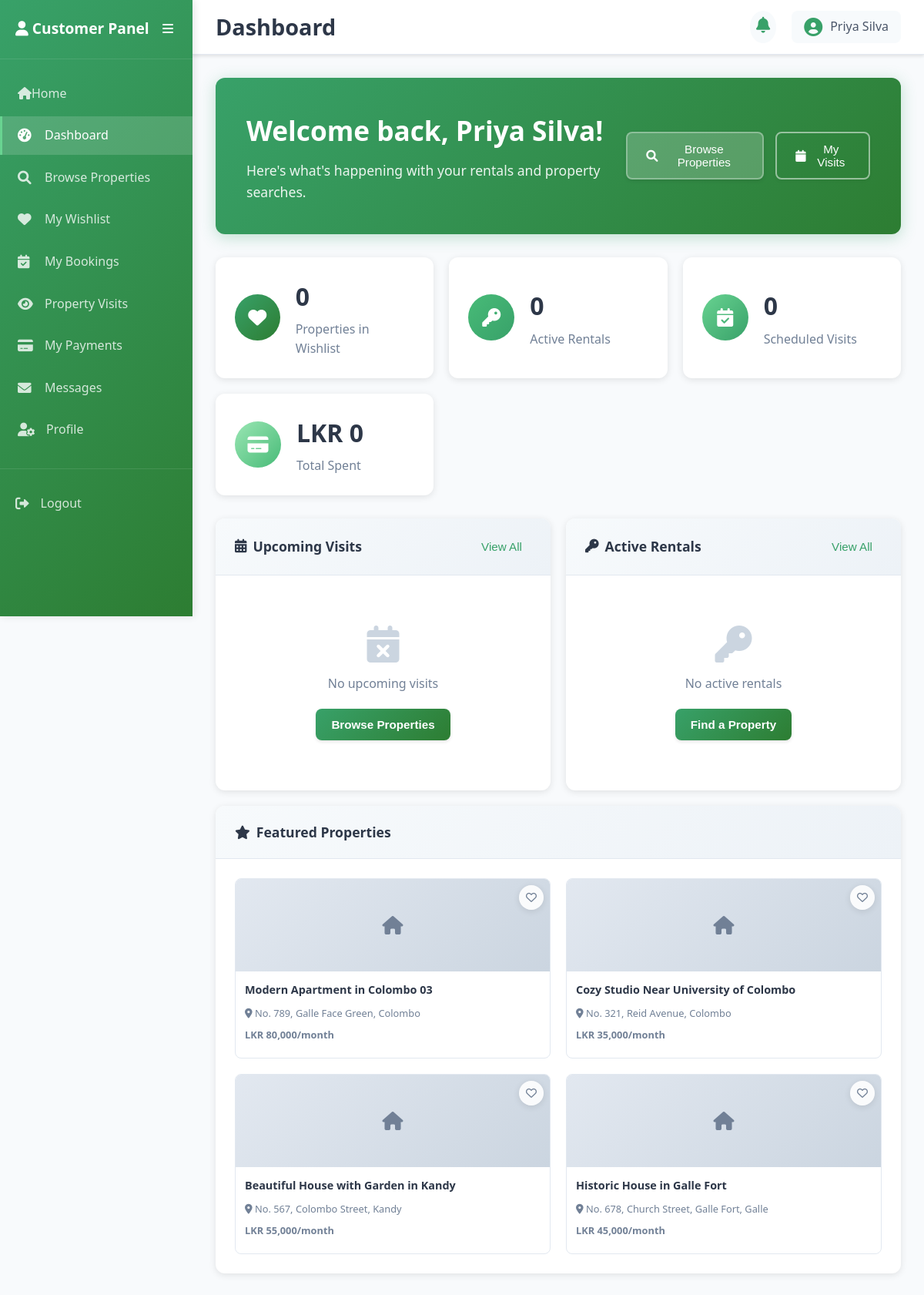
Screenshot of /customer/dashboard.php (signed in) with the database file from the repository.
### tables this page shows
CREATE TABLE users (
    id INT PRIMARY KEY AUTO_INCREMENT,
    full_name VARCHAR(255) NOT NULL,
    email VARCHAR(255) UNIQUE NOT NULL,
    phone VARCHAR(20) UNIQUE NOT NULL,
    password_hash VARCHAR(255) NOT NULL,
    user_type ENUM('admin', 'owner', 'customer') NOT NULL,
    is_phone_verified BOOLEAN DEFAULT FALSE,
    profile_image VARCHAR(255) DEFAULT NULL,
    address TEXT,
    city VARCHAR(100),
    state VARCHAR(100),
    zip_code VARCHAR(20),
    created_at TIMESTAMP DEFAULT CURRENT_TIMESTAMP,
    updated_at TIMESTAMP DEFAULT CURRENT_TIMESTAMP ON UPDATE CURRENT_TIMESTAMP,
    status ENUM('active', 'inactive', 'suspended') DEFAULT 'active',
    INDEX idx_users_email (email),
    INDEX idx_users_phone (phone),
    INDEX idx_users_type (user_type)
);

CREATE TABLE properties (
    id INT PRIMARY KEY AUTO_INCREMENT,
    owner_id INT NOT NULL,
    title VARCHAR(255) NOT NULL,
    description TEXT,
    property_type ENUM('apartment', 'house', 'villa', 'studio', 'commercial') NOT NULL,
    bedrooms INT NOT NULL DEFAULT 1,
    bathrooms INT NOT NULL DEFAULT 1,
    area_sqft INT,
    address TEXT NOT NULL,
    city VARCHAR(100) NOT NULL,
    state VARCHAR(100) NOT NULL,
    zip_code VARCHAR(20),
    rent_amount DECIMAL(10,2) NOT NULL,
    security_deposit DECIMAL(10,2) NOT NULL,
    images JSON,  
    amenities JSON,  
    status ENUM('pending', 'approved', 'rejected', 'rented') DEFAULT 'pending',
    is_available BOOLEAN DEFAULT TRUE,
    created_at TIMESTAMP DEFAULT CURRENT_TIMESTAMP,
    updated_at TIMESTAMP DEFAULT CURRENT_TIMESTAMP ON UPDATE CURRENT_TIMESTAMP,
    FOREIGN KEY (owner_id) REFERENCES users(id) ON DELETE CASCADE,
    INDEX idx_properties_city (city),
    INDEX idx_properties_status (status),
    INDEX idx_properties_owner (owner_id)
);

### customer/content/dashboard_home.php (the view, shortened to what this page needs)
<?php
require_once '../includes/config.php';
$customer_id = $_SESSION['customer_id'];
$customerQuery = "SELECT * FROM users WHERE id = ? AND user_type = 'customer'";
$customerStmt = $pdo->prepare($customerQuery);
$customerStmt->execute([$customer_id]);
$customer = $customerStmt->fetch();
$upcomingVisitsQuery = "SELECT v.*, p.title as property_title, CONCAT(p.address, ', ', p.city) as location, p.images
                        FROM property_visits v
                        JOIN properties p ON v.property_id = p.id
                        WHERE v.customer_id = ?
                        AND v.status IN ('pending', 'approved')
                        AND v.requested_date > NOW()
                        ORDER BY v.requested_date ASC
                        LIMIT 3";
$upcomingVisitsStmt = $pdo->prepare($upcomingVisitsQuery);
$upcomingVisitsStmt->execute([$customer_id]);
$upcomingVisits = $upcomingVisitsStmt->fetchAll();
$activeBookingsQuery = "SELECT b.*, p.title as property_title, CONCAT(p.address, ', ', p.city) as location, p.images
                        FROM bookings b
                        JOIN properties p ON b.property_id = p.id
                        WHERE b.customer_id = ? AND b.status = 'active'
                        ORDER BY b.start_date DESC
                        LIMIT 3";
$activeBookingsStmt = $pdo->prepare($activeBookingsQuery);
$activeBookingsStmt->execute([$customer_id]);
$activeBookings = $activeBookingsStmt->fetchAll();
$featuredPropertiesQuery = "SELECT p.*,
                            CONCAT(p.address, ', ', p.city) as location,
                            p.rent_amount as price,
                            CASE WHEN w.id IS NOT NULL THEN 1 ELSE 0 END as in_wishlist,
                            (SELECT COUNT(*) FROM property_visits pv WHERE pv.property_id = p.id) as visit_count
                            FROM properties p
LEFT JOIN wishlists w ON p.id = w.property_id AND w.customer_id = ?
                            WHERE p.status = 'approved' AND p.is_available = TRUE
                            ORDER BY visit_count DESC, p.created_at DESC
                            LIMIT 4";
$featuredPropertiesStmt = $pdo->prepare($featuredPropertiesQuery);
$featuredPropertiesStmt->execute([$customer_id]);
$featuredProperties = $featuredPropertiesStmt->fetchAll();
?>
<div class="dashboard-home">
    <div class="welcome-section">
        <div class="welcome-content">
            <h2>Welcome back, <?php echo htmlspecialchars($customer['full_name'] ?? 'Customer'); ?>!</h2>
            <p>Here's what's happening with your rentals and property searches.</p>
        </div>
        <div class="welcome-actions">
            <button class="btn-primary" onclick="loadContent('browse-properties', 'content/browse_properties.php')">
                <i class="fas fa-search"></i> Browse Properties
            </button>
            <button class="btn-secondary" onclick="loadContent('my-visits', 'content/my_visits.php')">
                <i class="fas fa-calendar"></i> My Visits
            </button>
        </div>
    </div>
    <div class="quick-stats-grid">
        <div class="stat-card" onclick="loadContent('wishlist', 'content/my_wishlist.php')">
            <div class="stat-icon">
                <i class="fas fa-heart"></i>
            </div>
            <div class="stat-content">
                <h3 id="wishlist-count">0</h3>
                <p>Properties in Wishlist</p>
            </div>
        </div>
        <div class="stat-card" onclick="loadContent('my-bookings', 'content/my_bookings.php')">
            <div class="stat-icon">
                <i class="fas fa-key"></i>
            </div>
            <div class="stat-content">
                <h3 id="active-bookings-count">0</h3>
                <p>Active Rentals</p>
            </div>
        </div>
        <div class="stat-card" onclick="loadContent('my-visits', 'content/my_visits.php')">
            <div class="stat-icon">
                <i class="fas fa-calendar-check"></i>
            </div>
            <div class="stat-content">
                <h3 id="scheduled-visits-count">0</h3>
                <p>Scheduled Visits</p>
            </div>
        </div>
        <div class="stat-card" onclick="loadContent('my-payments', 'content/my_payments.php')">
            <div class="stat-icon">
                <i class="fas fa-credit-card"></i>
            </div>
            <div class="stat-content">
                <h3>LKR <span id="total-spent">0</span></h3>
                <p>Total Spent</p>
            </div>
        </div>
    </div>
    <div class="dashboard-grid">
        <div class="dashboard-widget">
            <div class="widget-header">
                <h3><i class="fas fa-calendar-alt"></i> Upcoming Visits</h3>
                <button class="btn-link" onclick="loadContent('my-visits', 'content/my_visits.php')">View All</button>
            </div>
            <div class="widget-content">
                <?php if (!empty($upcomingVisits)): ?>
                    <?php foreach ($upcomingVisits as $visit): ?>
                        <div class="visit-item">
                            <div class="visit-image">
                                <?php if (!empty($visit['images'])): ?>
                                    <?php
                                    $images = json_decode($visit['images'], true);
                                    if ($images && is_array($images) && count($images) > 0) {
                                        $imagePath = $images[0];
                                        if (strpos($imagePath, 'uploads/properties/') === false) {
                                            $imagePath = '../uploads/properties/' . $images[0];
                                        } else {
                                            $imagePath = '../' . $images[0];
                                        }
                                    ?>
                                    <img src="<?php echo htmlspecialchars($imagePath); ?>" alt="Property" onerror="this.src='../assets/images/no-image.svg'">
                                    <?php } else { ?>
                                        <div class="no-image"><i class="fas fa-home"></i></div>
                                    <?php } ?>
                                <?php else: ?>
                                    <div class="no-image"><i class="fas fa-home"></i></div>
                                <?php endif; ?>
                            </div>
                            <div class="visit-details">
                                <h4><?php echo htmlspecialchars($visit['property_title']); ?></h4>
                                <p><i class="fas fa-map-marker-alt"></i> <?php echo htmlspecialchars($visit['location']); ?></p>
                                <p><i class="fas fa-calendar"></i> <?php echo date('M j, Y g:i A', strtotime($visit['requested_date'])); ?></p>
                            </div>
                            <div class="visit-actions">
                                <button class="btn-sm btn-primary" onclick="viewProperty(<?php echo $visit['property_id']; ?>)">
                                    <i class="fas fa-eye"></i>
                                </button>
                            </div>
                        </div>
                    <?php endforeach; ?>
                <?php else: ?>
                    <div class="no-items">
                        <i class="fas fa-calendar-times"></i>
                        <p>No upcoming visits</p>
                        <button class="btn-primary" onclick="loadContent('browse-properties', 'content/browse_properties.php')">Browse Properties</button>
                    </div>
                <?php endif; ?>
            </div>
        </div>
        <div class="dashboard-widget">
            <div class="widget-header">
                <h3><i class="fas fa-key"></i> Active Rentals</h3>
                <button class="btn-link" onclick="loadContent('my-bookings', 'content/my_bookings.php')">View All</button>
            </div>
            <div class="widget-content">
                <?php if (!empty($activeBookings)): ?>
                    <?php foreach ($activeBookings as $booking): ?>
                        <div class="booking-item">
                            <div class="booking-image">
                                <?php if (!empty($booking['images'])): ?>
                                    <?php
                                    $images = json_decode($booking['images'], true);
                                    if ($images && is_array($images) && count($images) > 0) {
                                        $imagePath = $images[0];
                                        if (strpos($imagePath, 'uploads/properties/') === false) {
                                            $imagePath = '../uploads/properties/' . $images[0];
                                        } else {
                                            $imagePath = '../' . $images[0];
                                        }
                                    ?>
                                    <img src="<?php echo htmlspecialchars($imagePath); ?>" alt="Property" onerror="this.src='../assets/images/no-image.svg'">
                                    <?php } else { ?>
                                        <div class="no-image"><i class="fas fa-home"></i></div>
                                    <?php } ?>
                                <?php else: ?>
                                    <div class="no-image"><i class="fas fa-home"></i></div>
                                <?php endif; ?>
                            </div>
                            <div class="booking-details">
                                <h4><?php echo htmlspecialchars($booking['property_title']); ?></h4>
                                <p><i class="fas fa-map-marker-alt"></i> <?php echo htmlspecialchars($booking['location']); ?></p>
                                <p><i class="fas fa-money-bill-wave"></i> LKR <?php echo number_format($booking['monthly_rent']); ?>/month</p>
                                <?php if ($booking['end_date']): ?>
                                    <p><i class="fas fa-calendar-times"></i> Ends: <?php echo date('M j, Y', strtotime($booking['end_date'])); ?></p>
                                <?php endif; ?>
                            </div>
                            <div class="booking-actions">
                                <button class="btn-sm btn-primary" onclick="viewBooking(<?php echo $booking['id']; ?>)">
                                    <i class="fas fa-eye"></i>
                                </button>
                            </div>
                        </div>
                    <?php endforeach; ?>
                <?php else: ?>
                    <div class="no-items">
                        <i class="fas fa-key"></i>
                        <p>No active rentals</p>
                        <button class="btn-primary" onclick="loadContent('browse-properties', 'content/browse_properties.php')">Find a Property</button>
                    </div>
                <?php endif; ?>
            </div>
        </div>
        <div class="dashboard-widget featured-properties">
            <div class="widget-header">
                <h3><i class="fas fa-star"></i> Featured Properties</h3>
            </div>
            <div class="widget-content">
                <?php if (!empty($featuredProperties)): ?>
                    <div class="featured-grid">
                        <?php foreach ($featuredProperties as $property): ?>
                            <div class="featured-property-card">
                                <div class="property-image">
                                    <?php if (!empty($property['images'])): ?>
                                        <?php
                                        $images = json_decode($property['images'], true);
                                        if ($images && is_array($images) && count($images) > 0) {
                                            $imagePath = $images[0];
                                            if (strpos($imagePath, 'uploads/properties/') === false) {
                                                $imagePath = '../uploads/properties/' . $images[0];
                                            } else {
                                                $imagePath = '../' . $images[0];
                                            }
                                        ?>
                                        <img src="<?php echo htmlspecialchars($imagePath); ?>" alt="Property" onerror="this.src='../assets/images/no-image.svg'">
                                        <?php } else { ?>
                                            <div class="no-image"><i class="fas fa-home"></i></div>
                                        <?php } ?>
                                    <?php else: ?>
                                        <div class="no-image"><i class="fas fa-home"></i></div>
                                    <?php endif; ?>
                                    <button class="wishlist-btn <?php echo $property['in_wishlist'] ? 'active' : ''; ?>"
                                            onclick="toggleWishlist(<?php echo $property['id']; ?>)">
                                        <i class="<?php echo $property['in_wishlist'] ? 'fas' : 'far'; ?> fa-heart"></i>
                                    </button>
                                </div>
                                <div class="property-details">
                                    <h4><?php echo htmlspecialchars($property['title']); ?></h4>
                                    <p><i class="fas fa-map-marker-alt"></i> <?php echo htmlspecialchars($property['location']); ?></p>
                                    <p class="price">LKR <?php echo number_format($property['price']); ?>/month</p>
                                </div>
                            </div>
                        <?php endforeach; ?>
                    </div>
                <?php endif; ?>
            </div>
        </div>
    </div>
</div>

### rows the page displays
users: full_name "Priya Silva"
properties: title "Modern Apartment in Colombo 03", location "No. 789, Galle Face Green, Colombo", rent_amount "80,000"
properties: title "Cozy Studio Near University of Colombo", location "No. 321, Reid Avenue, Colombo", rent_amount "35,000"
properties: title "Beautiful House with Garden in Kandy", location "No. 567, Colombo Street, Kandy", rent_amount "55,000"
properties: title "Historic House in Galle Fort", location "No. 678, Church Street, Galle Fort, Galle", rent_amount "45,000"

### other values shown
$customer_name "Priya Silva"
